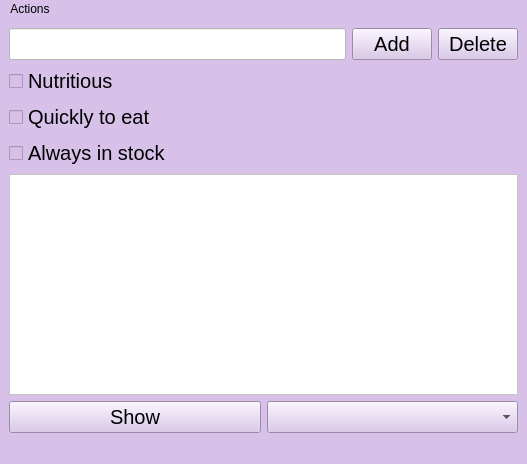
<?xml version="1.0" encoding="UTF-8"?>
<ui version="4.0">
 <class>MainWindow</class>
 <widget class="QMainWindow" name="MainWindow">
  <property name="geometry">
   <rect>
    <x>0</x>
    <y>0</y>
    <width>527</width>
    <height>464</height>
   </rect>
  </property>
  <property name="windowTitle">
   <string>Canteen</string>
  </property>
  <property name="styleSheet">
   <string notr="true">background-color : rgb(215, 193, 233)</string>
  </property>
  <widget class="QWidget" name="centralwidget">
   <layout class="QGridLayout" name="gridLayout_3">
    <item row="0" column="0">
     <layout class="QGridLayout" name="gridLayout_2">
      <item row="0" column="2">
       <widget class="QPushButton" name="Delete">
        <property name="font">
         <font>
          <pointsize>15</pointsize>
         </font>
        </property>
        <property name="text">
         <string>Delete</string>
        </property>
       </widget>
      </item>
      <item row="0" column="1">
       <widget class="QPushButton" name="Add">
        <property name="font">
         <font>
          <pointsize>15</pointsize>
         </font>
        </property>
        <property name="text">
         <string>Add</string>
        </property>
       </widget>
      </item>
      <item row="4" column="0" colspan="3">
       <layout class="QGridLayout" name="gridLayout">
        <item row="0" column="0">
         <widget class="QPushButton" name="show">
          <property name="font">
           <font>
            <pointsize>15</pointsize>
           </font>
          </property>
          <property name="text">
           <string>Show</string>
          </property>
         </widget>
        </item>
        <item row="0" column="1">
         <widget class="QComboBox" name="comboBoxVariant">
          <property name="font">
           <font>
            <pointsize>15</pointsize>
           </font>
          </property>
         </widget>
        </item>
       </layout>
      </item>
      <item row="0" column="0">
       <widget class="QLineEdit" name="lineEdit">
        <property name="font">
         <font>
          <pointsize>15</pointsize>
         </font>
        </property>
        <property name="styleSheet">
         <string notr="true">background-color:rgb(255, 255, 255)</string>
        </property>
       </widget>
      </item>
      <item row="3" column="0" colspan="3">
       <widget class="QListWidget" name="listWidget">
        <property name="styleSheet">
         <string notr="true">background-color:rgb(255, 255, 255)</string>
        </property>
       </widget>
      </item>
      <item row="1" column="0">
       <layout class="QVBoxLayout" name="verticalLayout">
        <item>
         <widget class="QCheckBox" name="nutrcheck">
          <property name="font">
           <font>
            <pointsize>15</pointsize>
           </font>
          </property>
          <property name="styleSheet">
           <string notr="true"/>
          </property>
          <property name="text">
           <string>Nutritious</string>
          </property>
         </widget>
        </item>
        <item>
         <widget class="QCheckBox" name="qcheck">
          <property name="font">
           <font>
            <pointsize>15</pointsize>
           </font>
          </property>
          <property name="text">
           <string>Quickly to eat</string>
          </property>
         </widget>
        </item>
        <item>
         <widget class="QCheckBox" name="instockcheck">
          <property name="font">
           <font>
            <pointsize>15</pointsize>
           </font>
          </property>
          <property name="text">
           <string>Always in stock</string>
          </property>
         </widget>
        </item>
       </layout>
      </item>
     </layout>
    </item>
   </layout>
  </widget>
  <widget class="QMenuBar" name="menubar">
   <property name="geometry">
    <rect>
     <x>0</x>
     <y>0</y>
     <width>527</width>
     <height>22</height>
    </rect>
   </property>
   <widget class="QMenu" name="menuOther">
    <property name="title">
     <string>Actions</string>
    </property>
    <addaction name="actionOpen"/>
    <addaction name="actionSave_As"/>
    <addaction name="separator"/>
    <addaction name="actionClear_all"/>
   </widget>
   <addaction name="menuOther"/>
  </widget>
  <widget class="QStatusBar" name="statusbar"/>
  <action name="actionSave_As">
   <property name="text">
    <string>Save As...</string>
   </property>
  </action>
  <action name="actionSave">
   <property name="text">
    <string>Save</string>
   </property>
  </action>
  <action name="actionOpen">
   <property name="text">
    <string>Open</string>
   </property>
  </action>
  <action name="actionClear_all">
   <property name="text">
    <string>Clear all</string>
   </property>
  </action>
 </widget>
 <resources/>
 <connections/>
</ui>
